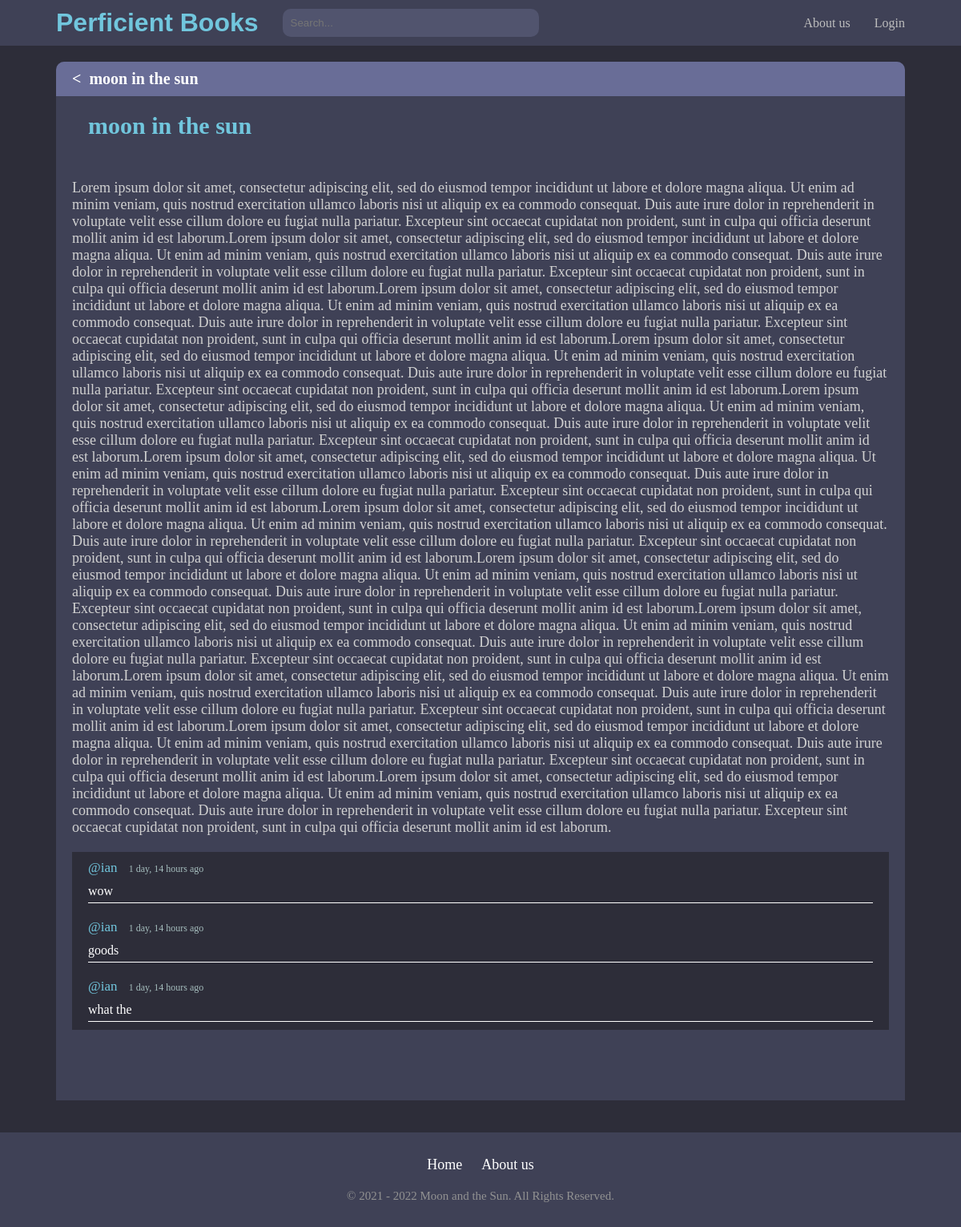
The app's page /room/30/ with its own data.
### base/models.py (models this page shows, shortened)
class Room(models.Model):
    host = models.ForeignKey(User, on_delete=models.CASCADE, null=True)
    topic = models.ForeignKey(Topic, on_delete=models.CASCADE, null=True)
    name = models.CharField(max_length=200)
    desription = models.TextField(null=True, blank=True)
    participants = models.ManyToManyField(
        User, related_name='participants', blank=True)
    update = models.DateTimeField(auto_now=True)
    create = models.DateField(auto_now_add=True)
    class Meta:
        ordering = ['-update', '-create']

class Message(models.Model):
    user = models.ForeignKey(User, on_delete=models.CASCADE)
    room = models.ForeignKey(Room, on_delete=models.CASCADE)
    body = models.TextField(null=True, blank=True)
    update = models.DateTimeField(auto_now=True)
    create = models.DateField(auto_now_add=True)

### base/views.py (the view, shortened to what this page needs)
# urls.py: path('room/<str:pk>/', views.room, name='room'),
def room(request, pk):
    room = Room.objects.get(id=pk)
    messages_room = room.message_set.all().order_by('create')
    context = {'room': room, 'messages_room': messages_room}
    return render(request, 'base/room.html', context)

### base/templates/base/room.html (shortened to what this page needs)
{% extends 'main.html' %}
 {% block content %}
 <div class="room-container">
    <div class="content">
        <div class="line1">
            <a href="{% url 'home' %}"><</a>
            <h1>{{room.name}}</h1>
        </div>
        <div class="line2">
            <h1>{{room.name}}</h1>
            <div class="details">
                <p>{{room.desription}}</p>
            </div>
        </div>
        <div class="line3">
            <div class="comment-wrapper">
                <div class="border">
                    {% for i in messages_room %}
                    <div class="message-content">
                        <small>@{{i.user}} <span>{{i.create|timesince}} ago</span></small>
                        <p>{{i.body}}</p>
                    </div>
                    {% endfor %}
                </div>
            </div>
        </div>
    </div>
    <div class="comment-submit">
    </div>
</div>
 {% endblock content %}

### templates/navar.html (style rules this page uses)
* { padding: 0; margin: 0; }

### base/templates/base/room.html (style rules this page uses)
.room-container { padding: 10px 70px; }
.room-container .content { background-color: #3F4156; border-top-left-radius: 10px; border-top-right-radius: 10px; }
.room-container h1 { color: white; font-size: 20px; }
.room-container .line1 { display: flex; background-color: #696D97; border-top-left-radius: 10px; border-top-right-radius: 10px; padding-left: 20px; align-items: center; }
.room-container .line1 a { color: white; text-decoration: none; font-size: 20px; font-weight: bolder; padding: 10px 0; margin-right: 10px; }
.room-container .line2 h1 { padding: 20px 20px; font-size: 30px; margin-left: 20px; color: #71C6DD; }
.room-container .details { margin-top: 20px; padding: 10px 20px; }
.room-container .details p { color: rgb(209, 209, 209); font-size: 18px; }
.room-container .line3 { height: 300px; overflow-y: scroll; }
.room-container .line3 .comment-wrapper { padding: 10px 20px; }
.room-container .line3 .comment-wrapper .message-content { background-color: #2D2D39; padding: 10px 20px; }
.room-container .line3 .comment-wrapper .message-content small, .room-container .line3 .comment-wrapper .message-content p { color: white; }
.room-container .line3 .comment-wrapper .message-content p { padding-top: 10px; padding-bottom: 5px; border-bottom: 1px solid white; }
.room-container .line3 .comment-wrapper .message-content small { color: #71C6DD; font-size: 17px; padding-bottom: 10px; }
.room-container .line3 .comment-wrapper .message-content small span { color: #A5BDBD; font-size: 12px; margin-left: 10px; }
.comment-submit { background-color: #3F4156; padding: 10px 30px; }

### templates/main.html (style rules this page uses)
body { background-color: #2D2D39; }

### records on screen
Room: name "moon in the sun", desription "Lorem ipsum dolor sit amet, consectetur adipiscing elit, sed do eiusmod tempor incididunt ut labore et dolore magna aliqua. Ut enim ad minim veniam, quis nostrud exercitation ullamco laboris nisi ut aliquip ex ea commodo consequat. Duis aute irure dolor in reprehenderit in voluptate velit esse cillum dolore eu fugiat nulla pariatur. Excepteur sint occaecat cupidatat non proident, sunt in culpa qui officia deserunt mollit anim id est laborum.Lorem ipsum dolor sit amet, consectetur adipiscing elit, sed do eiusmod tempor incididunt ut labore et dolore magna aliqua. Ut enim ad minim veniam, quis nostrud exercitation ullamco laboris nisi ut aliquip ex ea commodo consequat. Duis aute irure dolor…"
Message: user "ian", create "1 day, 14 hours", body "wow"
Message: user "ian", create "1 day, 14 hours", body "goods"
Message: user "ian", create "1 day, 14 hours", body "what the"
